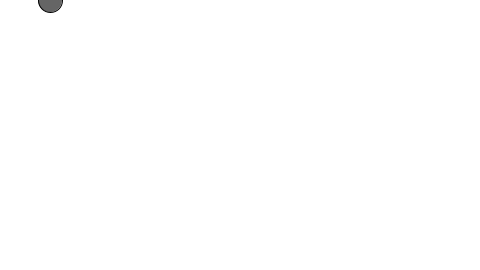
Frame 1 (no input)
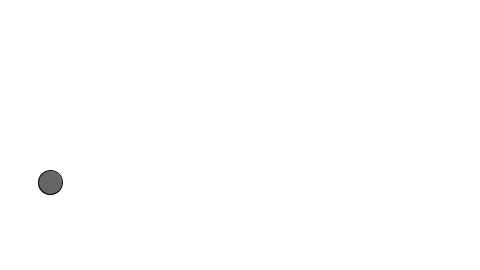
Frame 60 (the mouse pressed at the canvas centre just before this capture)
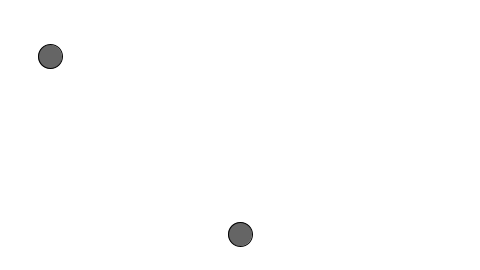
Frame 120 (the mouse held since frame 60 and released just before this capture)

The Processing sketch that drew these frames (run headless with seeded random() and noise(); from frame 60 on, the mouse is pressed at the canvas centre):

// Processing sketch: example_09_11_array_append
// ── example_09_11_array_append.pde
// Learning Processing
// Daniel Shiffman
// http://www.learningprocessing.com

// Example 9-11: Resizing an array using append()

Ball[] balls = new Ball[1]; // We start with an array with just one element.
float gravity = 0.1;

void setup() {
  size(480, 270);
  
  // Initialize ball index 0
  balls[0] = new Ball(50,0,24);
}

void draw() {
  background(255);
  
  // Update and display all balls
  for (int i = 0; i < balls.length; i ++ ) { // Whatever the length of that array, update and display all of the objects.
    balls[i].gravity();
    balls[i].move();
    balls[i].display();
  }
}

void mousePressed() {
  // A new ball object
  Ball b = new Ball(mouseX,mouseY,24); // Make a new object at the mouse location.
  balls = (Ball[]) append(balls,b);

  // Here, the function, append() adds an element to the end of the array. 
  // append() takes two arguments. The first is the array you want to append to, and the second is the thing you want to append. 
  // You have to reassign the result of the append() function to the original array. 
  // In addition, the append() function requires that you explicitly state the type of data in the array again by putting the 
  // array data type in parentheses: (Ball[]) This is known as casting.
}

// ── Ball.pde
// Learning Processing
// Daniel Shiffman
// http://www.learningprocessing.com

// Example 9-11: Resizing an array using append()

class Ball {
  float x;
  float y;
  float speed;
  float w;
  
  Ball(float tempX, float tempY, float tempW) {
    x = tempX;
    y = tempY;
    w = tempW;
    speed = 0;
  }
  
  void gravity() {
    // Add gravity to speed
    speed = speed + gravity;
  }
  
  void move() {
    // Add speed to y location
    y = y + speed;
    // If square reaches the bottom
    // Reverse speed
    if (y > height) {
      speed = speed * -0.95;
      y = height;
    }
  }
  
  void display() {
    // Display the circle
    fill(101`);
    stroke(0);
    ellipse(x,y,w,w);
  }
}  
